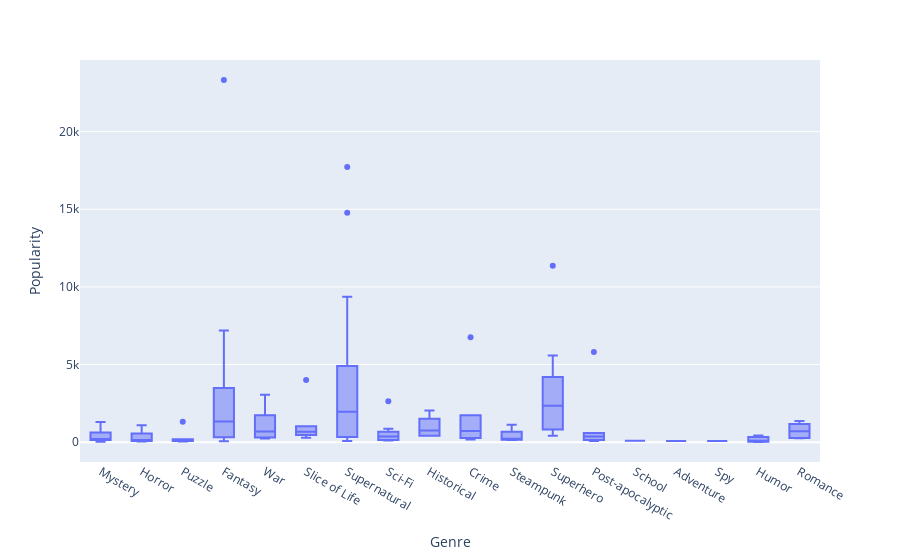

Write notebook code for a chart like this one.
### Code cell
#Let's do a box plot with The Great Tournament removed...
px.box(data_no_outliers, x='Genre', y='Popularity', hover_data=['HG Story Title'])

### Figure 1 — Plotly figure (JSON) as saved in the notebook; plotly's stock layout.template omitted (floating-point values rounded to 4 significant figures; data arrays with more than 128 entries replaced by an {"elided": "..."} marker saying what was removed)
{"data": [{"alignmentgroup": "True", "customdata": {"elided": "157x1 str values"}, "hovertemplate": "Genre=%{x}<br>Popularity=%{y}<br>HG Story Title=%{customdata[0]}<extra></extra>", "legendgroup": "", "marker": {"color": "#636efa"}, "name": "", "notched": false, "offsetgroup": "", "orientation": "v", "showlegend": false, "type": "box", "x": {"elided": "157 str values"}, "x0": " ", "xaxis": "x", "y": {"elided": "157 int values"}, "y0": " ", "yaxis": "y"}], "layout": {"autosize": true, "boxmode": "group", "legend": {"tracegroupgap": 0}, "margin": {"t": 60}, "xaxis": {"anchor": "y", "autorange": true, "domain": [0, 1], "range": [-0.5, 17.5], "title": {"text": "Genre"}, "type": "category"}, "yaxis": {"anchor": "x", "autorange": true, "domain": [0, 1], "range": [-1277.0, 24610.0], "title": {"text": "Popularity"}, "type": "linear"}}}
